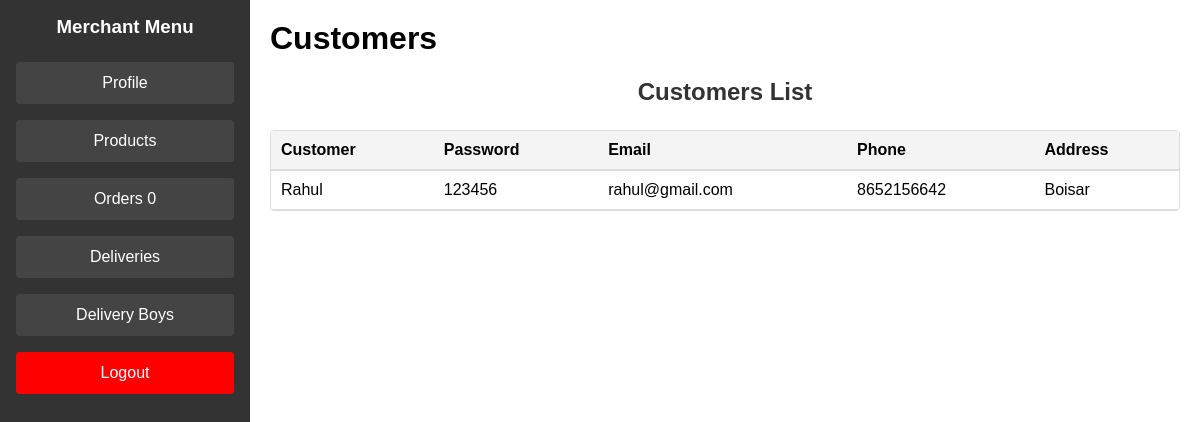
Screenshot of /admin/customers (signed in) with the database file from the repository.
### tables this page shows
CREATE TABLE customer (
        id INTEGER PRIMARY KEY AUTOINCREMENT,
        customer_name TEXT NOT NULL,
        customer_password TEXT NOT NULL,
        email TEXT NOT NULL UNIQUE,
        phone TEXT NOT NULL,
        address TEXT NOT NULL
    );

### routes/admin.py (the view)
@admin_bp.route('/customers')
def customers():
    if 'admin_name' in session:
        conn = get_db_connection()
        cursor = conn.cursor()
        cursor.execute('SELECT * FROM customer')
        customers = cursor.fetchall()
        return render_template('admin/admin_customers.html',customers=customers, count=in_process_count())
    return redirect(url_for('admin.admin'))

### routes/admin.py (called while the page is built)
def get_db_connection():
    conn = sqlite3.connect('ecommerce.db')
    conn.row_factory = sqlite3.Row
    return conn

def in_process_count():
    conn = get_db_connection()
    cursor = conn.cursor()
    cursor.execute('SELECT count(*) FROM orders WHERE status = ? and owner_name = ?', ('Received',session['admin_name']))
    count = cursor.fetchone()[0]
    return count

### templates/admin/admin_customers.html (shortened to what this page needs)
{% extends "admin/admin_base.html" %}
{% block content %}
<h1>Customers</h1>
<h2>Customers List</h2>
<div class="table-container">
    <table>
        <thead>
            <tr>
                <th>Customer</th>
                <th>Password</th>
                <th>Email</th>
                <th>Phone</th>
                <th>Address</th>
            </tr>
        </thead>
        <tbody>
            {% for customer in customers %}
            <tr>
                <td>{{ customer['customer_name'] }}</td>
                <td>{{ customer['customer_password'] }}</td>
                <td>{{ customer['email'] }}</td>
                <td>{{ customer['phone'] }}</td>
                <td>{{ customer['address'] }}</td>
            </tr>
            {% endfor %}
        </tbody>
    </table>
</div>
{% endblock %}

### static/css/styles.css (style rules this page uses)
body { font-family: Arial, sans-serif; background-color: #f4f4f4; display: flex; justify-content: center; align-items: center; height: 100vh; margin: 0; }
.content h1 { margin-top: 0; }
h2 { margin-bottom: 1.5rem; color: #333; text-align: center; }
.table-container { max-height: 500px; overflow-y: auto; border: 1px solid #ddd; border-radius: 4px; margin-top: 20px; display: block; }
table { width: 100%; border-collapse: collapse; }
thead th { background-color: #f4f4f4; border-bottom: 2px solid #ddd; padding: 10px; text-align: left; position: sticky; top: 0; z-index: 1; }
tbody td { border-bottom: 1px solid #ddd; padding: 10px; vertical-align: top; }

### rows the page displays
customer: customer_name "Rahul", customer_password "123456", email "rahul@gmail.com", phone "8652156642", address "Boisar"

### other values shown
{{ count }} "0"
